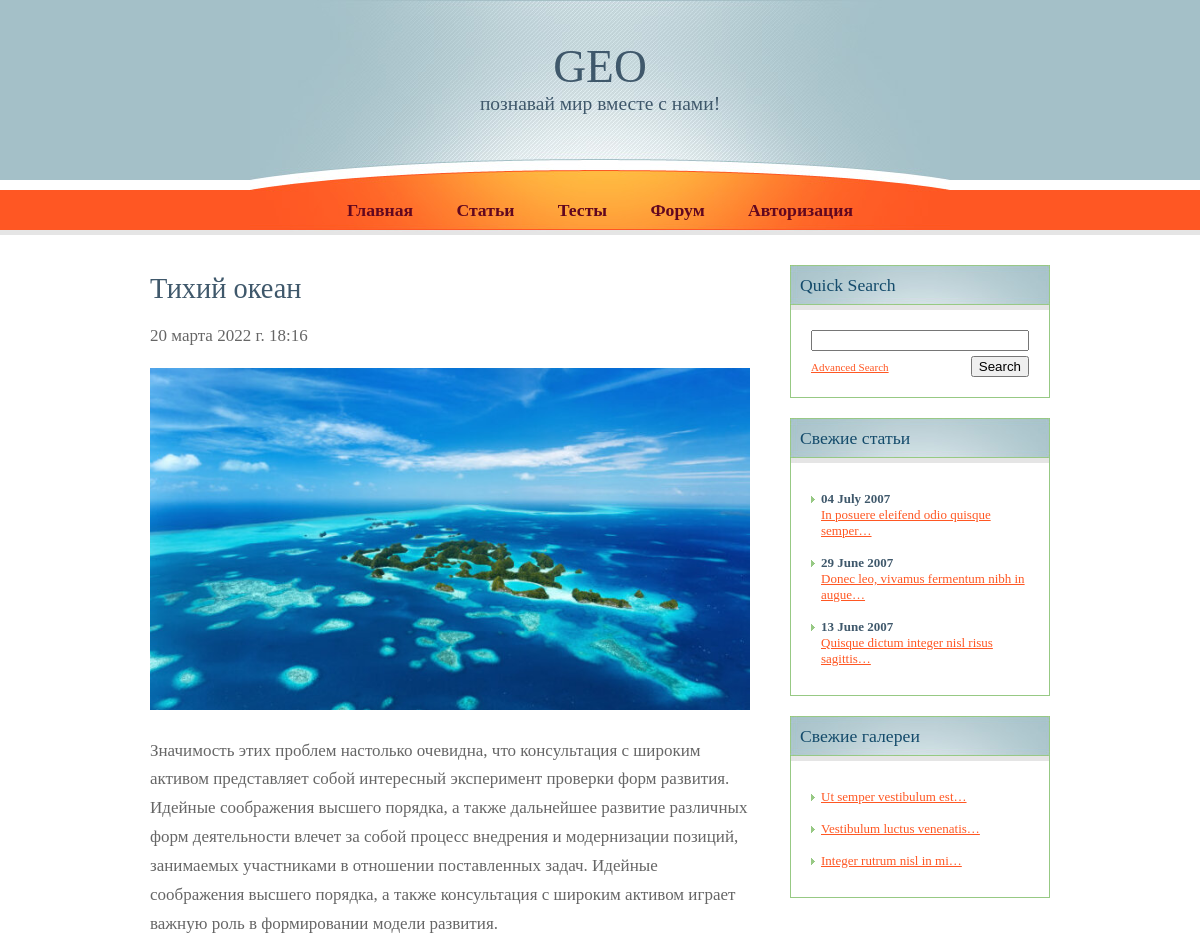
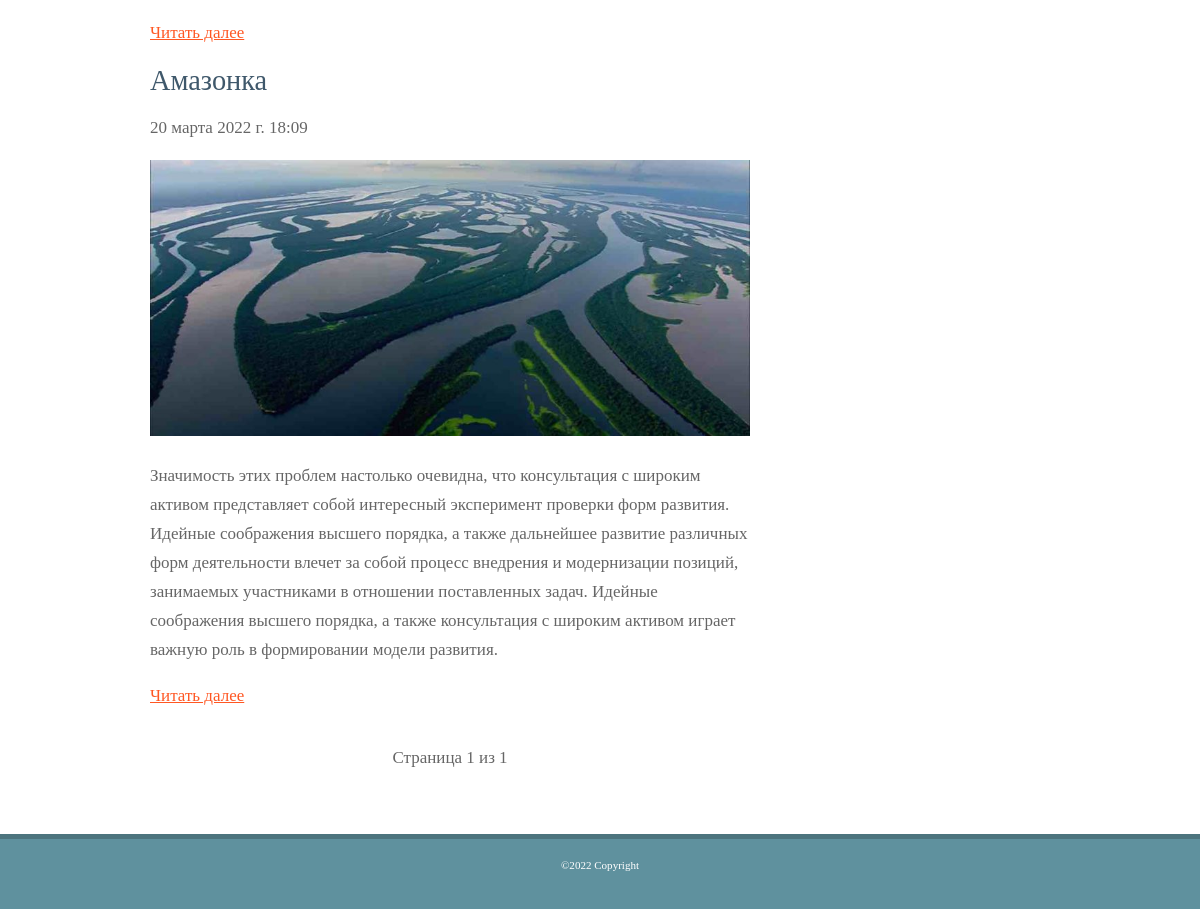
The page / on the database its author committed (2 pictures, top to bottom).
### posts/models.py (models this page shows, shortened)
class Post(models.Model):
    title = models.CharField('Название', max_length=255)
    text = models.TextField('Тест публикации')
    summary = models.TextField(
        'Текст на главной', blank=True, validators=[validate_summary])
    author = models.ForeignKey(User, on_delete=models.CASCADE,
                               verbose_name='Автор', related_name='posts')
    category = models.ForeignKey(Category, on_delete=models.SET_NULL,
                                 null=True, verbose_name='Категория', related_name='posts')
    photo = models.ImageField(
        'Фотография', upload_to='post_photos', blank=True, null=True)
    created_time = models.DateTimeField('Дата создания', auto_now_add=True)
    updated_time = models.DateTimeField(
        'Время последнего обновления', auto_now=True)
    is_publish = models.BooleanField('Опубликовать', default=True)
    def get_absolute_url(self):
        return reverse('posts:post', kwargs={'post_pk': self.pk})
    class Meta:
        verbose_name = 'Публикация'
        verbose_name_plural = 'Публикации'
        ordering = ['-created_time']

### posts/views.py (the view)
# urls.py: path('', index, name='home'),
def index(request):
    posts = Post.objects.filter(is_publish=True)
    paginator = Paginator(posts, 7)
    page_number = request.GET.get('page')
    page_obj = paginator.get_page(page_number)
    context = {'page_obj': page_obj, }
    return render(request, 'posts/index.html', context)

### posts/templates/posts/index.html (shortened to what this page needs)
{% extends 'base.html' %}
{% block content %}
{% for post in page_obj %}
    <h2>{{post.title}}</h2>
    <p>{{post.created_time}}</p>
    {% if post.photo %}
        <p><img src="{{post.photo.url}}" width="600px;" /></p>
    {% endif %}
    <p>{{post.summary}}</p>
    <p><a href="{{post.get_absolute_url}}">Читать далее</a> </p>
{% endfor %}
<br>
<div class="pagination" style="text-align:center;">
    <span class="page-links">
        <span class="page-current">
            Страница {{ page_obj.number }} из {{ page_obj.paginator.num_pages }}
        </span>
    </span>
</div>
{% endblock %}

### posts/static/posts/css/default.css (style rules this page uses)
body { margin: 0; padding: 0; background: #FFFFFF url(images/img01.gif) repeat-x; font-family: Georgia, "Times New Roman", Times, serif; font-size: 13px; color: #666666; }
h1, h2, h3 { margin: 0; font-weight: normal; color: #3F586B; }
h2 { font-size: 167%; }
p, ol, ul { line-height: 170%; }
a { color: #FF5723; }
img { border: none; }

### rows shown on the page
Post: title "Тихий океан", created_time "20 марта 2022 г. 18:16", photo (picture), summary "Значимость этих проблем настолько очевидна, что консультация с широким активом представляет собой интересный эксперимент проверки форм развития. Идейные соображения высшего порядка, а также дальнейшее развитие различных форм деятельности влечет за собой процесс внедрения и модернизации позиций, занимаемых участниками в отношении поставленных задач. Идейные соображения высшего порядка, а также консультация с широким активом играет важную роль в формировании модели развития."
Post: title "Амазонка", created_time "20 марта 2022 г. 18:09", photo (picture), summary "Значимость этих проблем настолько очевидна, что консультация с широким активом представляет собой интересный эксперимент проверки форм развития. Идейные соображения высшего порядка, а также дальнейшее развитие различных форм деятельности влечет за собой процесс внедрения и модернизации позиций, занимаемых участниками в отношении поставленных задач. Идейные соображения высшего порядка, а также консультация с широким активом играет важную роль в формировании модели развития."

### other values the page prints
{{ page_obj.number }} "1"
{{ page_obj.paginator.num_pages }} "1"
